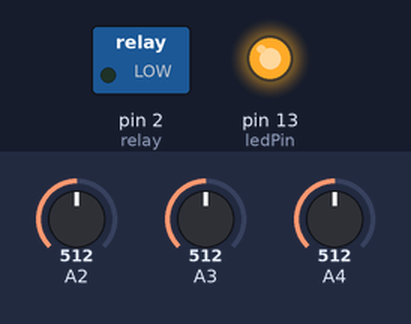
Bench run of a sketch on a simulated Arduino Uno, built with avr-gcc and run on an emulated ATmega328P. Parts: switched loads named in the sketch (green lamp = pin HIGH), output pins drawn as LEDs (lit = HIGH). The inputs (shaded band) are chosen by the test bench; at power-on: A2 = 512, A3 = 512, A4 = 512. Storage starts empty; what the sketch prints to the serial monitor is not drawn.

Above: at 3.0 s.
At 41.0 s:
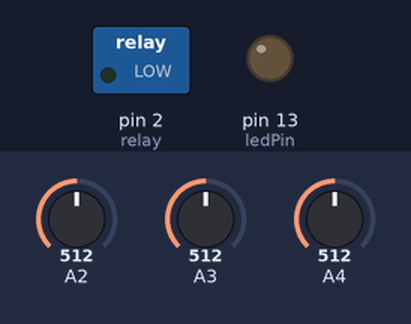
Timing chart, 0 to 98.8 s (numbered marks = the images above):
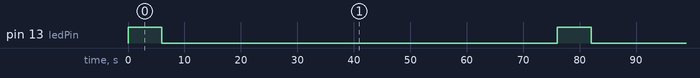

Measured:
- by itself, pin 13 (ledPin): alternates HIGH for 6.0 s and LOW for 70.0 s

The sketch:

relayTest.ino
```cpp
//Notes:
//1.  Please use setup to only initialize the constants used for each pin, do not read analog inputs during setup.
//2.  There are only three analog inputs, not all pins should be used as reading analog.  Pick 3 pins and only use those pins to call analogRead()
//3.  Create a private function and call this function from loop to read analog inputs, setup a delay to call this function only once every minute.
//4.  New function needs to do the following:
//      Use analogRead to get the value from each of the three pins used
//      Show value from analogRead onto the screen
//      If analogRead value is over 50, we want an LED on the Arduino to light up.  Please figure out how best to have an LED light from any pin you choose.
//5.  Create another new function for the SD card code you included, add library files up at the top of the solution.  Keep code commented until ready for use.
//6.  We need to control relays and would like a new function that will handle all relay activity.  The function needs to work as follows:
//      We want to pass in a parameter for relay number (integer), this will control the relay we want to use
//      We want to pass in a state value (integer) as a parameter, this will control if we want the relay ON or OFF.  ON = 0, OFF = 1
//7.  Comment all of your code as good as the comments shows for the SD Card code, notice that about every line has a description of what is its intention
//8.  If you have a relay board, please test turning on and off relays after your code is created to make sure it works as expected.

#include <SPI.h>
#include <SD.h>

//PROGRAMMER NOTES:
//    Initialized variables here for larger scope, will change if requested.
//    Unable to provide private function in code, please detail further via arduino documentation on what you want used

//Analog Input Variables
const int pinTwo = 2;     //A2
const int pinThree = 3;   //A3
const int pinFour = 4;    //A4

//LED is connected on pin 13
int ledPin = 13;
int blinkDelay = 2000;

//Relay number that user chooses
int relay = 2;

void setup() {
  //Send and receive at 9600 baud
  Serial.begin(9600);
  //Sets up variable ledPin as output
  pinMode(ledPin, OUTPUT);
  //Sets up variable relay as output
  pinMode(relay, OUTPUT);
}

void loop() {
  //Checked analog pin 2
  analogCheckMod(pinTwo);
  //Checked analog pin 3
  analogCheckMod(pinThree);
  //Checked analog pin 4
  analogCheckMod(pinFour);
  delay(60000);
  //Turn on user selected relay for 10 seconds
  Serial.println("Which relay would you like to use (0 - 8)?");
  relay = Serial.read();
  relayControl(relay,0);
  delay(10000);
  //Turn off relay 2
  relayControl(relay,1);
  FileSave("This is my sampleText.");
}

void analogCheckMod(int pinNumber){
     // reads the analog
     int PinRead = analogRead(pinNumber);

     // Prints the values
     //Serial.println("Pin " + pinNumber + " value is " + PinRead);

    //Blinks led if condition is met
    if (PinRead > 50){
       digitalWrite(ledPin, HIGH);
       //Possible upgrade, try blink method
       delay(2000);
       digitalWrite(ledPin, LOW);
    }
}

//Controls relay shield.  Parameters accepted are relay number and relay state.
//0 = ON, 1 = OFF
//Should add additional check to make sure correct relay is referenced and not beyond relay maximum
void relayControl(int relayNumber, int OnAndOff){
    if (OnAndOff == 0){
      pinMode(relayNumber, HIGH);
    }
    else if (OnAndOff == 1){
      pinMode(relayNumber, LOW);
    }
    else{
      Serial.println("Incorrect state passed to method.");
    }
}


File myFile;
int FileSave(String sampleText){
  while (!Serial) {
    ; // wait for serial port to connect. Needed for native USB port only
  }
  Serial.print("Initializing SD card...");
  if (!SD.begin(10)) {
    Serial.println("initialization failed!");
    while (1);
  }
  Serial.println("initialization done.");
     // open the file. note that only one file can be open at a time,
    // so you have to close this one before opening another.
  myFile = SD.open("test.txt", FILE_WRITE);
     // if the file opened okay, write to it:
  if (myFile) {
    Serial.print("Writing to test.txt...");
    myFile.println(sampleText);
    for (int i = 0; i < 20; i++) {
      myFile.println(i);
    }
    // close the file:
    myFile.close();
    return 0;
  }
  else {
    // if the file didn't open, print an error:
    if (myFile.size() == 0){
    return 1;
}

 myFile = SD.open("test.txt");
  if (myFile) {
    if (myFile.size() == 0){
        Serial.println("(1) File is empty");
        return 1;
    // read from the file until there's nothing else in it:
    while (myFile.available()) {
      Serial.write(myFile.read());
    }
    // close the file:
    myFile.close();
  } else {
    // if the file didn't open, print an error:
    Serial.println("error opening test.txt");
  }
}
}
}
```
